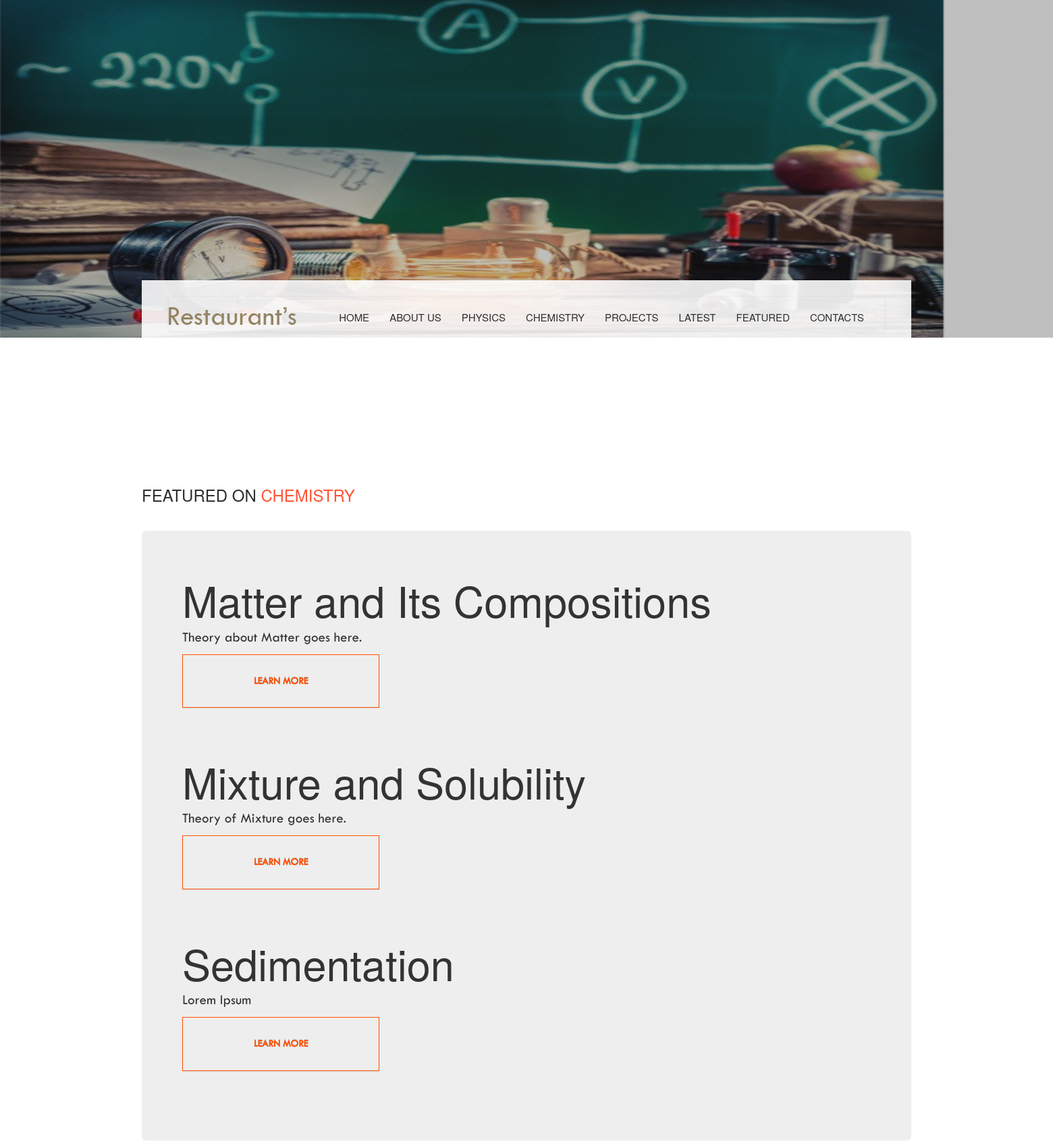
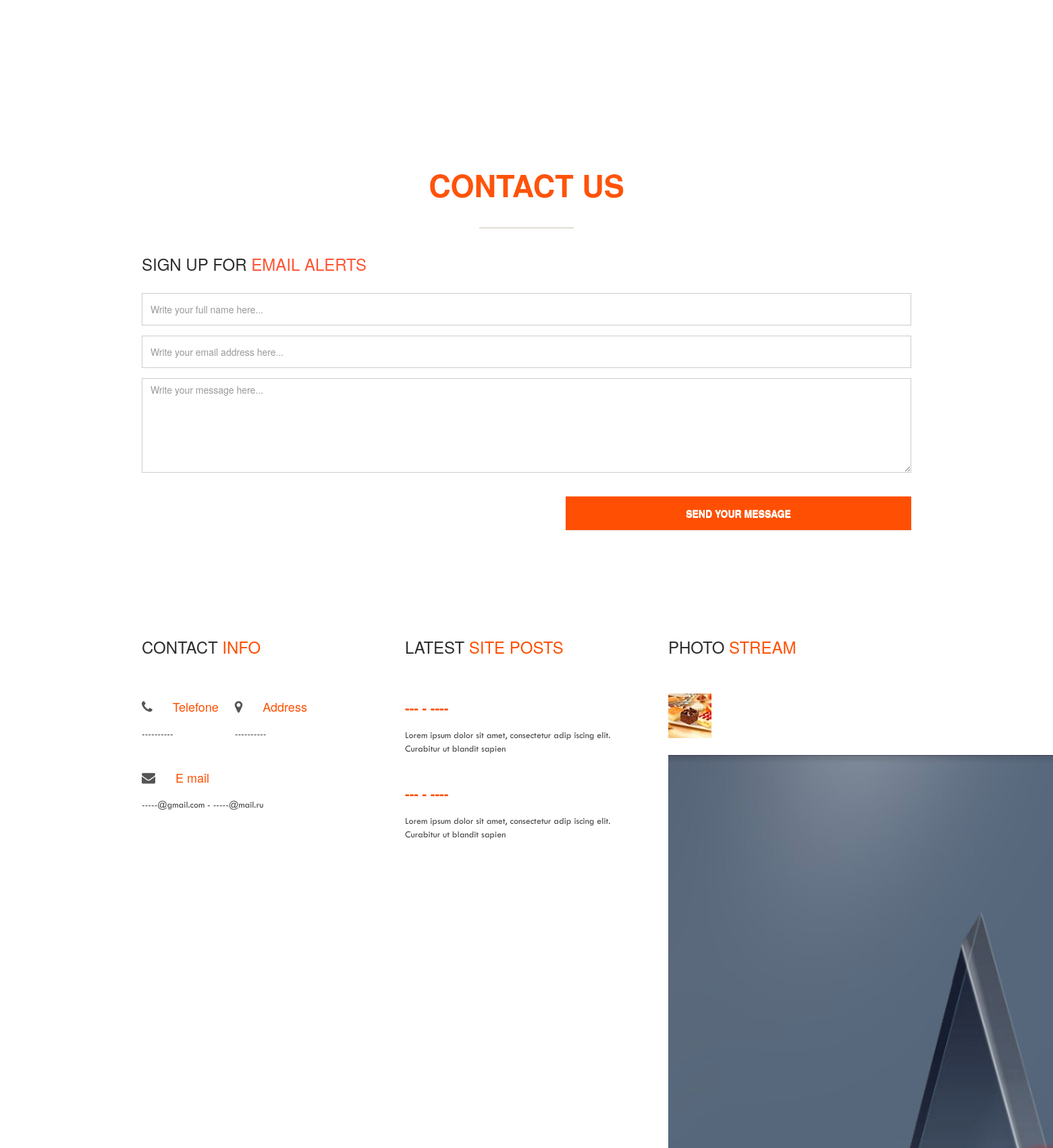
Page /posts/chemistry/6 (upper part) on the committed database (2 pictures, top to bottom).
### posts/models.py (models this page shows, shortened)
class Explain(models.Model):
	sub = models.ForeignKey(Subjects, on_delete=models.CASCADE)
	topics = models.CharField(max_length=100)
	theory = models.TextField()
	details = models.TextField()
	image = models.FileField(upload_to = 'uploads/',blank=True)

### posts/views.py (the view)
# urls.py: url(r'^chemistry/(?P<sub_id>[0-9]+)$', views.chemistry, name = "chemistry"),
def chemistry(request, sub_id):
	details = Explain.objects.filter(sub_id = 6)
	return render(request,'chemistry.html', {'details':details})

### templates/chemistry.html
   {% extends 'index.html' %}
    {% block content %}
    {% load staticfiles %}
    	 <section id="price">
        <div class="container">
                    <div class="block">
                        <div class="pricing-list">
                            <div class="title">
                                <h3>Featured on <span>Chemistry</span></h3>
                            </div>
                            <ul>
                            	<div class="jumbotron">
                            	{% for detail in details %}
  						<h1>{{detail.topics}}</h1>
  						<p>{{detail.theory}}</p>
  						<p><a class="btn btn-primary btn-sml" href="#" role="button">Learn more</a></p>
  						 <br><div class="border-bottom"></div><br>
								                                {% endfor %}
                               </div>
                            </ul>
                        </div>
                    </div>
        </div>
    </section>
    {% endblock %}

### static/css/main.css (style rules this page uses)
body { font-family: myfont; font-size: 14px; font-weight: 400; }
h1, h2, h3, h4, h5, h6 { margin: 0px; font-family: myfont; }
h1 { font-size: 36px; }
h3 { font-size: 20px; font-weight: 600; }
p { font-size: 14px; font-weight: 400; line-height: 20px; margin: 0px; font-family: myfont; }
ul { padding: 0; margin: 0; list-style: none; }
a, a:active, a:focus, a:active { text-decoration: none !important; font-size: 15px; }
.title { color: #2E2E2E; text-transform: uppercase; padding: 30px 0px; }
.title span { color: #FF5333; }
#price { padding: 70px 0px; }
#price .block .pricing-list { padding-top: 85px; }
#price .block .pricing-list ul { padding: 0 0 30px; margin: 0; }
#price .block .pricing-list .btn { padding: 28px 105px; border-radius: 0px; background: none; color: #FF4F02; border: 1px solid #FF4F02; font-size: 15px; text-transform: uppercase; font-weight: 600; -webkit-transition: .3s all; -o-transition: .3s all; transition: .3s all; }

### rows in the picture
Explain: topics "Matter and Its Compositions", theory "Theory about Matter goes here."
Explain: topics "Mixture and Solubility", theory "Theory of Mixture goes here."
Explain: topics "Sedimentation", theory "Lorem Ipsum"
